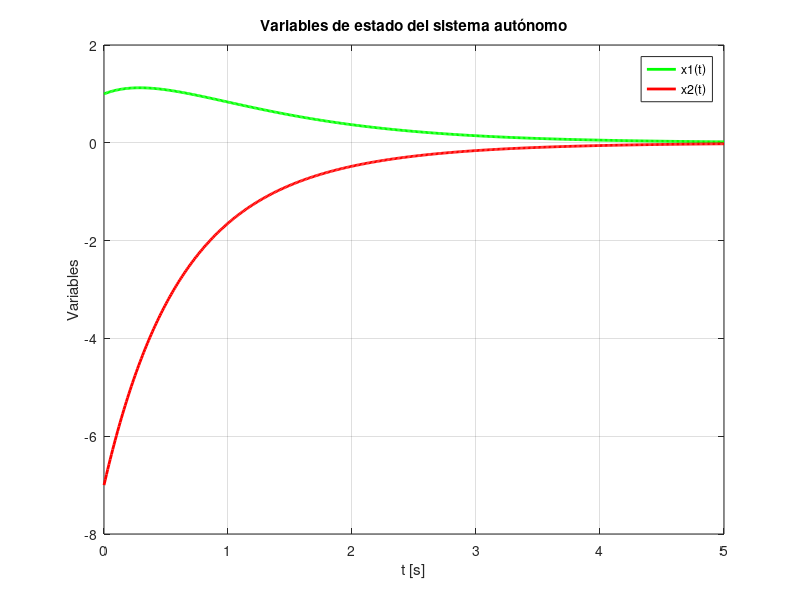
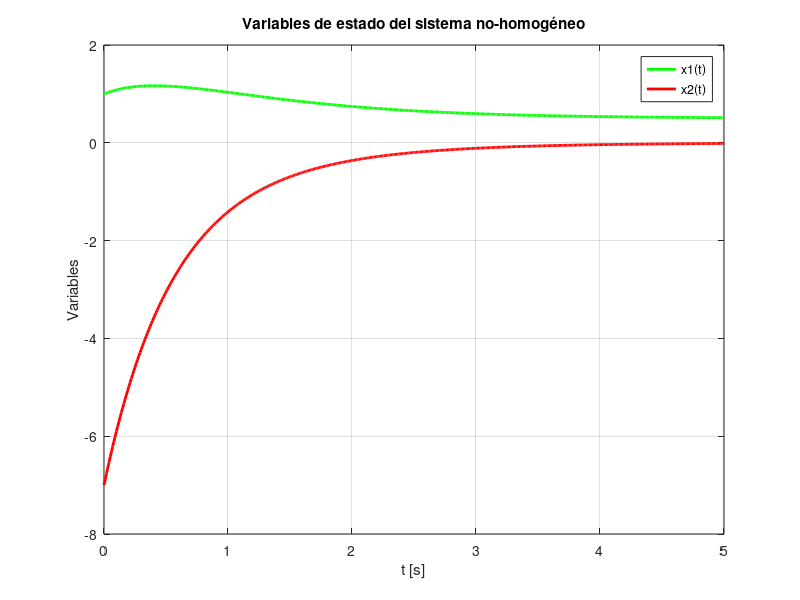

Write the MATLAB code that produced these figures, in order.
% Me borra todo lo anterior
clc
clear

% EJERCICIO 1
% ----------------------------------- ITEM d -----------------------------------
% Graficar las variables de estado en funciondel tiempo para el sistema
% autonomo (sistema autonomo --> u(t) = 0)

% Vector de tiempo
t = linspace(0,5,500);

% Sistema autonomo
x1_h = 3 * exp(-t) - 2 * exp(-2 * t); % La h es porque es un sistema autonomo --> homogeneo
x2_h = -3 * exp(-t) - 4 * exp(-2 * t);

% Grafico de la solucion del sistema autonomo 
figure(1);
plot(t, x1_h, 'g', 'LineWidth', 2, 'DisplayName', 'x1(t)');
hold on;
plot(t, x2_h, 'r', 'LineWidth', 2, 'DisplayName', 'x2(t)');
xlabel('t [s]');
ylabel('Variables');
title('Variables de estado del sistema autónomo');
legend;
grid on;

% ----------------------------------- ITEM e -----------------------------------
% raficar las variables de estado para el sistema no-homogeneo siendo la
% entrada u(t) = 1, para todo t >= 0 y B = (0:1) (B es una matriz de una
% columna por una fila).

% Uso el mismo vector del tiempo que para el sistema homogeneo

% Solucion del sistema no-homogeneo --> xh(t) + xp(t)
% --> solucion homogenea + solucion particular
% La solucion particular es la integral de 0 a t, de phi(t-tau)*B*u(tau) dtau
% Esa integral la resolvi a mano
x1_p = -exp(-t) + 0.5 * exp(-2*t) + 0.5;
x2_p = exp(-t) - exp(-2*t);

%Entonces la solucion del sistema no-homogeneo es...
x1_nh = x1_h + x1_p;
x2_nh = x2_h + x2_p;

% Grafico de la solucion del sistema no-homogeneo 
figure(2);
plot(t, x1_nh, 'g', 'LineWidth', 2, 'DisplayName', 'x1(t)');
hold on;
plot(t, x2_nh, 'r', 'LineWidth', 2, 'DisplayName', 'x2(t)');
xlabel('t [s]');
ylabel('Variables');
title('Variables de estado del sistema no-homogéneo');
legend;
grid on;